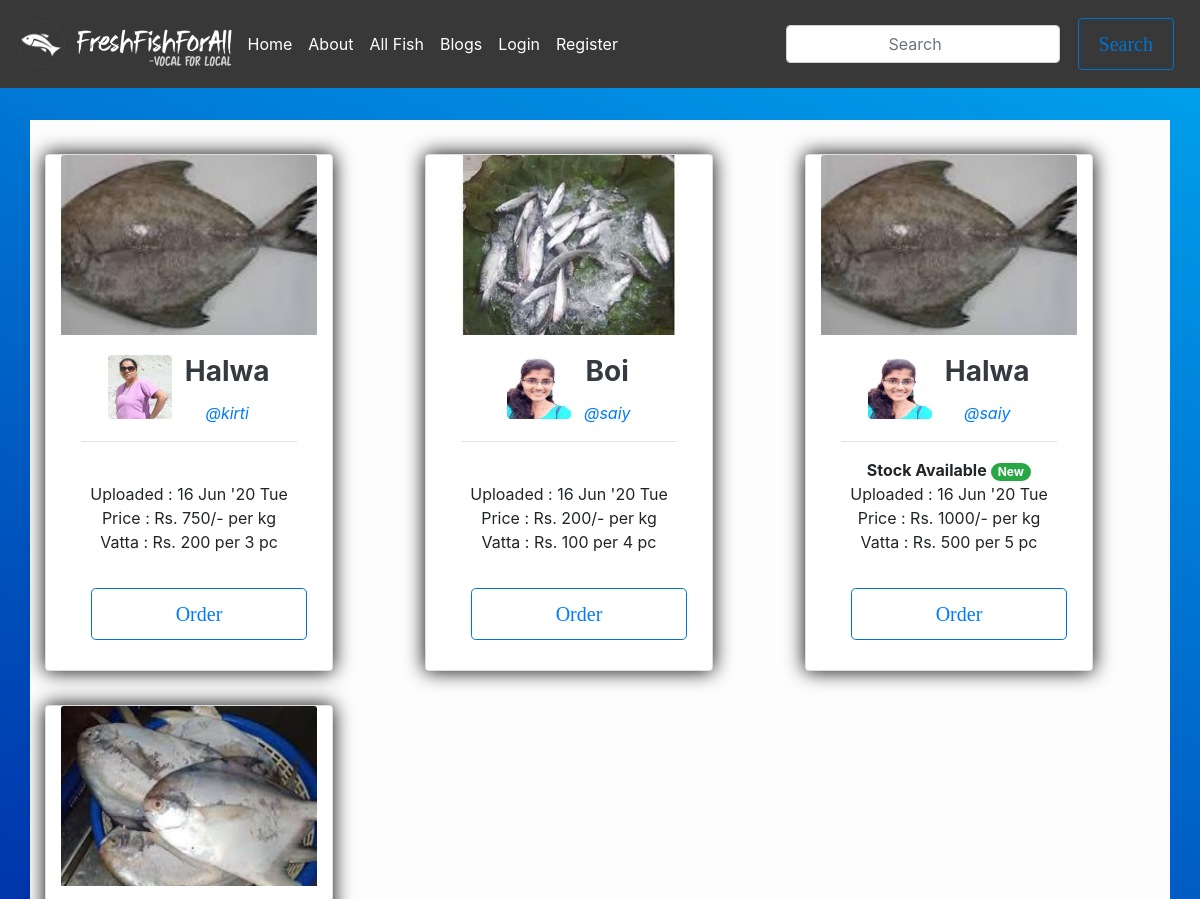
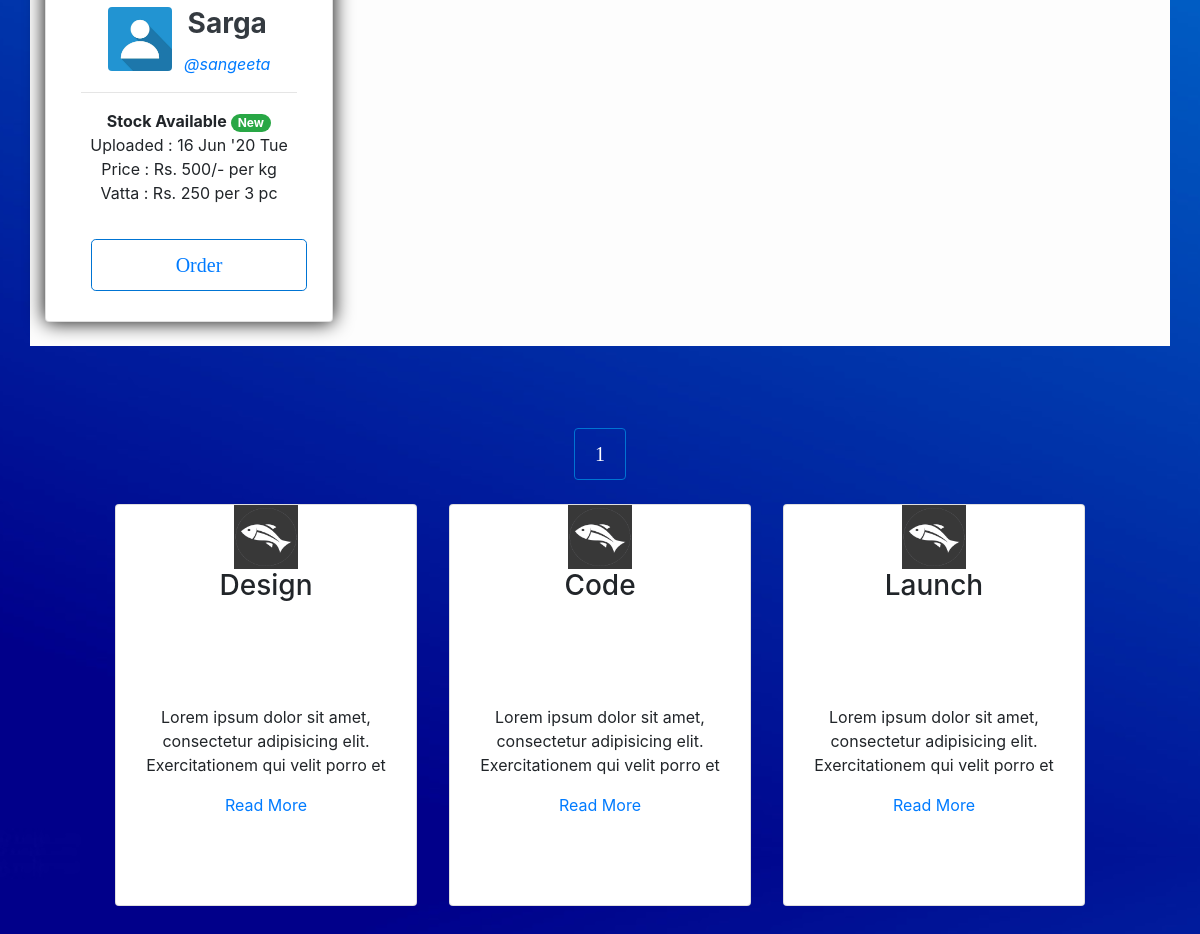
/fish/all, run on the app's committed database (2 pictures, top to bottom).
### flaskblog/models.py (models this page shows, shortened)
class Fish(db.Model):
    id          = db.Column(db.Integer, primary_key = True)
    name        = db.Column(db.String(20), nullable=False)
    upload_date = db.Column(db.DateTime, index=True, nullable=False, default=datetime.utcnow)
    image_file  = db.Column(db.String(20), nullable=False)
    price       = db.Column(db.Integer, nullable=False)
    unit        = db.Column(db.String(20), nullable=False) # kg,g
    size        = db.Column(db.String(20), nullable=False) #Small, Medium, Large
    pc_vatta    = db.Column(db.Integer)
    price_vatta = db.Column(db.Integer)
    isAvailable = db.Column(db.Boolean, nullable=False, default=False)
    orders      = db.relationship('Order', secondary=ords, backref=db.backref('fishes'), lazy='dynamic')
    seller_id   = db.Column(db.Integer, db.ForeignKey('user.id'), nullable=False)

class User(db.Model, UserMixin):
    id            = db.Column(db.Integer, primary_key = True)
    username      = db.Column(db.String(20), unique=True, nullable=False)
    fullname      = db.Column(db.String(60))
    email         = db.Column(db.String(20), unique=True)
    address       = db.Column(db.String(120))
    image_file    = db.Column(db.String(20), nullable=False, default='default.jpg')
    password      = db.Column(db.String(60), nullable=False)
    points        = db.Column(db.Integer)
    posts         = db.relationship('Post', backref='post_author', lazy=True)
    fishes        = db.relationship('Fish', backref='fish_seller', lazy='dynamic')
    mycarousel    = db.relationship('Mycarousel', backref='author', lazy='dynamic')
    followed = db.relationship(
        'User', secondary=followers,
        primaryjoin=(followers.c.follower_id == id),
        secondaryjoin=(followers.c.followed_id == id),
        backref=db.backref('followers', lazy='dynamic'), lazy='dynamic')

### flaskblog/routes.py (the view)
@app.route("/fish/all", methods=['GET', 'POST'])
def all_fish():
    page = request.args.get('page', 1, type=int)
    data = Fish.query.order_by(Fish.upload_date.desc()).paginate(page=page, per_page=12)
    return render_template('all_fish.html',data=data)

### flaskblog/templates/all_fish.html (shortened to what this page needs)
{% extends "layout.html" %}
{% block content %}
<br><br>
<div class="container bg">
  <br>
    <div class="row">
      {% for d in data.items %}
      <div class="col-lg-4">
        <div class="card shadey" style="width: 18rem;">
            <img class="card-img-top img-fluid" src="{{ url_for('static', filename='fish_pics/' + d.image_file) }}" alt="Card image cap" >
            <div class="card-body">
              <div style="display:inline-block; vertical-align:top " >
                <img src="{{ url_for('static', filename='profile_pics/' + d.fish_seller.image_file) }}" alt="64x64" class="mr-2 rounded" style="width: 64px; height: 64px;" data-holder-rendered="true">
              </div>
              <div style="display:inline-block">
                    <h3><strong class="d-block text-dark card-title">{{ d.name }}</strong></h3>
                    <a href="{{ url_for('user_popup', username=d.fish_seller.username)}}"><i>@{{ d.fish_seller.username }}</i></a>
              </div>
              <hr>
              {% if d.isAvailable %}
            <b>Stock Available <a href="#" class="badge badge-pill badge-success"> New</a></b> <br>
              {% else %}
                <br>
              {% endif %}
              Uploaded : {{d.upload_date.strftime("%d") }} {{d.upload_date.strftime("%b") }} '{{ d.upload_date.strftime("%y")}} {{ d.upload_date.strftime("%a")}} <br>
              Price    : Rs. {{ d.price }}/- per {{ d.unit }} <br>
              Vatta    : Rs. {{d.price_vatta}} per {{d.pc_vatta}} pc <br><br>
              {% if current_user == d.fish_seller %}
                <br><br>
              {% else %}
                <a href="{{ url_for('new_order', buyername=current_user.username, sellername=d.fish_seller.username, fish=d.id)}}" class="btn btn-outline-primary btn-lg btn-block">Order</a>
              {% endif %}
            </div>
          </div><br>
      </div>
      {% endfor %}
    </div>
</div>
<br><br><br>
<div>
  {% for page_num in data.iter_pages(left_edge=1, right_edge=1, left_current=1, right_current=2) %}
  {% if page_num %}
    {% if data.page == page_num %}
      <a class='btn btn-info mb-4' href="{{url_for('all_fish', page=page_num)}}">{{page_num}}</a>
    {% else %}
      <a class='btn btn-outline-info mb-4' href="{{url_for('all_fish', page=page_num)}}">{{page_num}}</a>
    {% endif %}
  {% endif %}
  {% endfor %}
</div>
<div class="container mycards">
  <div class="card">
    <div class="face face1">
        <div class="content">
            <img src="{{url_for('static', filename='icon.jpeg')}}" alt="" style="width: 64px; height: 64px;">
            <h3>Design</h3>
        </div>
    </div>
    <div class="face face2">
      <div class="content">
            <p>Lorem ipsum dolor sit amet, consectetur adipisicing elit. Exercitationem qui velit porro et</p>
            <a href="#">Read More</a>
      </div>
    </div>
  </div>
  <div class="card">
    <div class="face face1">
        <div class="content">
            <img src="{{url_for('static', filename='icon.jpeg')}}" alt="" style="width: 64px; height: 64px;">
            <h3>Code</h3>
        </div>
    </div>
    <div class="face face2">
      <div class="content">
            <p>Lorem ipsum dolor sit amet, consectetur adipisicing elit. Exercitationem qui velit porro et</p>
            <a href="#">Read More</a>
      </div>
    </div>
  </div>
  <div class="card">
    <div class="face face1">
        <div class="content">
            <img src="{{url_for('static', filename='icon.jpeg')}}" alt="" style="width: 64px; height: 64px;">
            <h3>Launch</h3>
        </div>
    </div>
    <div class="face face2">
      <div class="content">
            <p>Lorem ipsum dolor sit amet, consectetur adipisicing elit. Exercitationem qui velit porro et</p>
            <a href="#">Read More</a>
      </div>
    </div>
  </div>
</div>
{% endblock content %}

### flaskblog/static/main.css (style rules this page uses)
* { margin:0; padding:0; box-sizing: border-box; text-align: center; clear:left; }
body { justify-content: center; align-items: center; text-align: center; min-height: 100vh; clear:left; }
.card-img-top { width: 100%; height: 15vw; object-fit: cover; }
.mycards { width:1000px; position: relative; display: flex; justify-content: space-between; }
.mycards .card { position: relative; }
.mycards .card .face { width: 300px; height: 200px; transition: 0.5s; }
.shadey { margin-top: 10px; box-shadow: 0 0 20px black; padding:0 15px 0 15px; }
.bg { background-color: rgb(253, 253, 253) ; }
body { margin:0;height:2000px; }
.btn { border : 1px solid#0074d3; background: none; padding: 10px 20px; font-size: 20px; font-family: "montserrat"; cursor: pointer; margin: 10px; transition: 0.5s; position: relative; overflow:hidden; }
.btn::before { content:""; position: absolute; left: 0; width: 100%; height: 0%; background: #0074d3; z-index: -1; transition: 0.5s; }

### data on the page
Fish: image_file (picture), name "Halwa", fish_seller.username "kirti", upload_date "16", upload_date "Jun", upload_date "20", upload_date "Tue", price "750", unit "kg", price_vatta "200", pc_vatta "3"
Fish: image_file (picture), name "Boi", fish_seller.username "saiy", upload_date "16", upload_date "Jun", upload_date "20", upload_date "Tue", price "200", unit "kg", price_vatta "100", pc_vatta "4"
Fish: image_file (picture), name "Halwa", fish_seller.username "saiy", isAvailable "Stock Available", upload_date "16", upload_date "Jun", upload_date "20", upload_date "Tue", price "1000", unit "kg", price_vatta "500", pc_vatta "5"
Fish: image_file (picture), image_file (placeholder picture), name "Sarga", fish_seller.username "sangeeta", isAvailable "Stock Available", upload_date "16", upload_date "Jun", upload_date "20", upload_date "Tue", price "500", unit "kg", price_vatta "250", pc_vatta "3"

### other printed values
{{ page_num }} "1"
